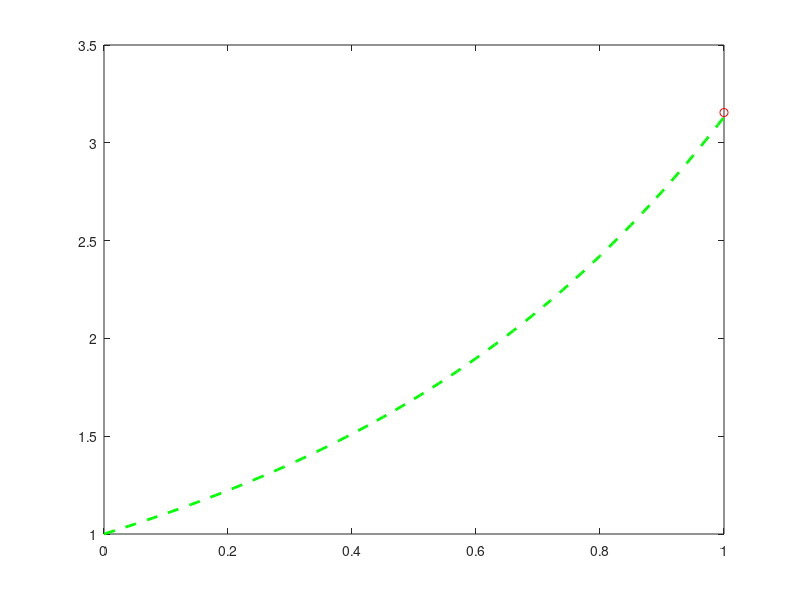

MATLAB code for this plot:
function [y, x] = euler2()
    % step size
    h = 0.01;
    x = 0:h:1;
    y = zeros(size(x));
    y(1) = 1;
    [~, n] = size(x);
    for i = 1:n-1
        f = x(i) ^ 2 + y(i);
        y(i + 1) = y(i) + (h * f);
    end
    plot(x, y, "g--", "LineWidth", 2);
    hold on
    plot(-(1^(2)+2*1+2) + 3*exp(1), "ro");
end
